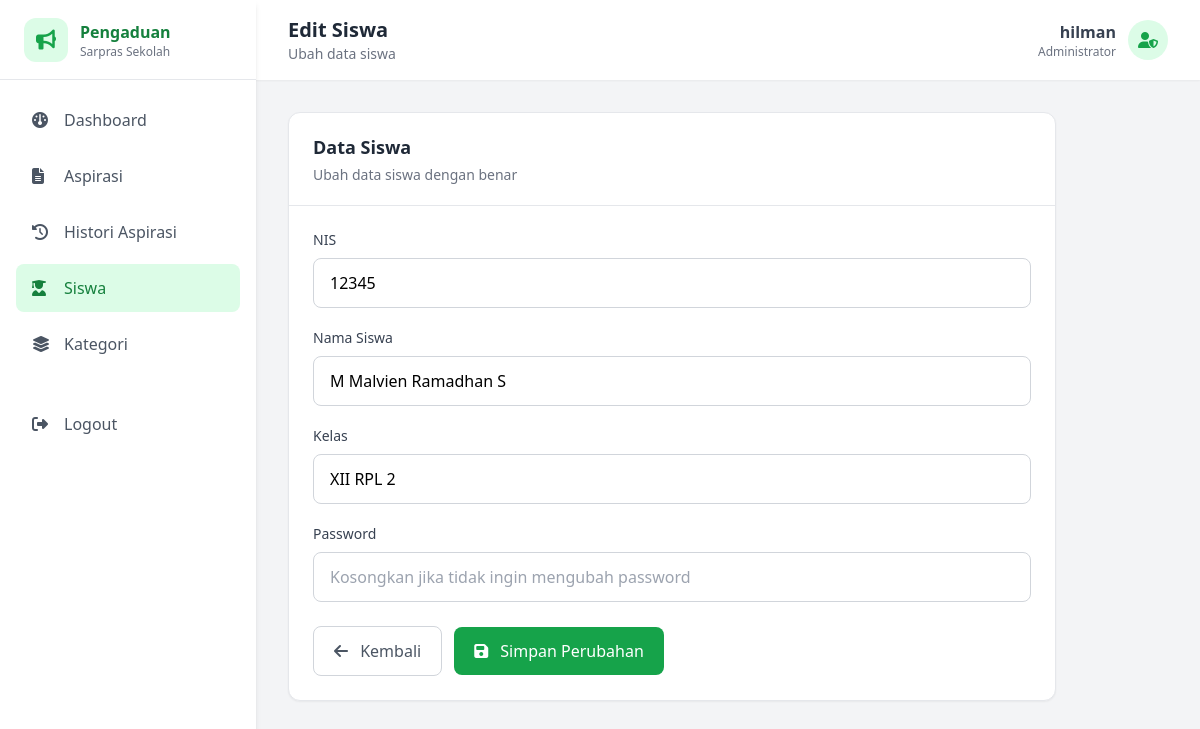
The app's page /Views/Admin/form_edit_siswa.php?aksi=edit&id_siswa=1 (signed in), older data.
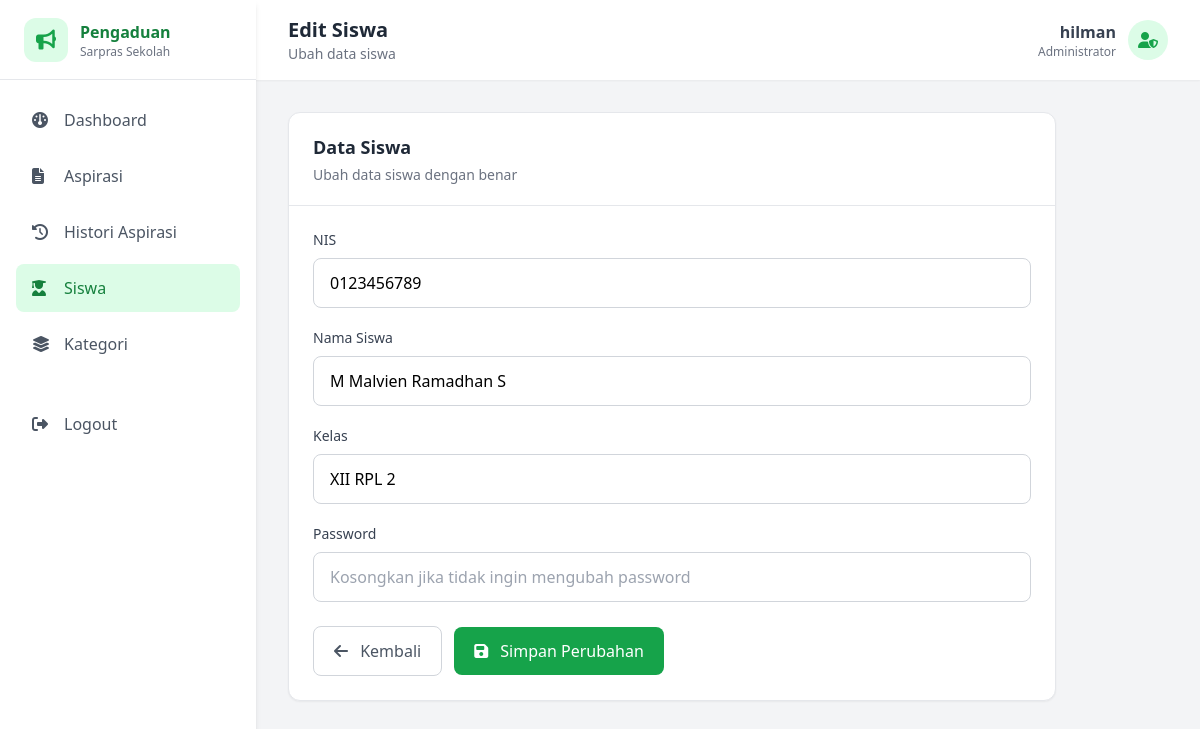
The same page, newer data.
### tables this page shows
CREATE TABLE `tb_siswa` (
  `id_siswa` int NOT NULL,
  `nis` varchar(10) NOT NULL,
  `nama_siswa` varchar(35) NOT NULL,
  `kelas` varchar(10) NOT NULL,
  `password` varchar(255) NOT NULL
);

### Controllers/c_siswa.php (called while the page is built, shortened)
<?php
require_once __DIR__ . '/../Models/m_siswa.php';
$siswa = new m_siswa();
try {
    if (!empty($_GET['aksi'])) {
        if ($_GET['aksi'] != "hapus") {
            if ($_GET['aksi'] == "edit") {
                $id_siswa = $_GET['id_siswa'];
                $siswas = $siswa->tampil_by_id($id_siswa);
                include_once __DIR__ . '/../Views/Admin/form_edit_siswa.php';
            }
        }
    }
} catch (Exception $e) {
    echo $e->getMessage();
}

### Models/M_koneksi.php (called while the page is built, shortened)
<?php
class m_koneksi{
   private $host = "localhost",
           $username = "root",
           $pass = "",
           $db = "pengaduan_sarpras_sekolah";
    function __construct()
    {
        $this->koneksi = mysqli_connect(
            $this->host,
            $this->username,
            $this->pass,
            $this->db
        );
        if ($this->koneksi) {
            return $this->koneksi;
        } else(
            die("koneksi ke database gagal:" . mysqli_connect_error())
        );
    }
}
?>

### Models/m_siswa.php (called while the page is built, shortened)
<?php
require_once __DIR__ . '/m_koneksi.php';
class m_siswa
{
    public function tampil_by_id($id_siswa)
    {
        $koneksi = new m_koneksi();
        $sql = "SELECT * FROM tb_siswa WHERE id_siswa = '$id_siswa'";
        $query = mysqli_query($koneksi->koneksi, $sql);
        return mysqli_fetch_object($query);
    }
}

### Views/Admin/form_edit_siswa.php (the view, shortened to what the changed rows need)
<?php
require_once '../../Controllers/c_siswa.php';
?>
<!DOCTYPE html>
<html lang="id">
<head>
    <script src="https://cdn.tailwindcss.com"></script>
    <link rel="stylesheet"
        href="https://cdnjs.cloudflare.com/ajax/libs/font-awesome/6.5.2/css/all.min.css">
</head>
<body class="bg-gray-100">
    <aside class="fixed left-0 top-0 h-screen w-64 bg-white shadow-md">
        <div class="h-20 flex items-center px-6 border-b">
            <div>
                <h1 class="font-bold text-green-700">
                    Pengaduan
                </h1>
            </div>
        </div>
    </aside>
    <main class="ml-64 min-h-screen">
        <header class="bg-white h-20 shadow-sm
                       flex items-center justify-between px-8">
            <div>
                <h2 class="text-xl font-bold text-gray-800">
                    Edit Siswa
                </h2>
            </div>
        </header>
        <section class="p-8">
            <div class="max-w-3xl">
                <div class="bg-white rounded-xl shadow-sm border border-gray-200">
                    <form action="/Projek_Sapras_hilman/Controllers/c_siswa.php?aksi=update"
                        method="POST"
                        class="p-6"
                        onsubmit="return validasiForm()">
                        <div class="mb-5">
                            <label class="block text-sm font-medium text-gray-700 mb-2">
                                NIS
                            </label>
                            <input
                                type="text"
                                id="nis"
                                name="nis"
                                value="<?php echo $siswas->nis; ?>"
                                inputmode="numeric"
                                required
                                class="w-full px-4 py-3 border border-gray-300 rounded-lg
                                       focus:outline-none focus:ring-2 focus:ring-green-500">
                        </div>
                        <div class="mb-5">
                            <label class="block text-sm font-medium text-gray-700 mb-2">
                                Nama Siswa
                            </label>
                            <input
                                type="text"
                                id="nama_siswa"
                                name="nama_siswa"
                                value="<?php echo $siswas->nama_siswa; ?>"
                                required
                                class="w-full px-4 py-3 border border-gray-300 rounded-lg
                                       focus:outline-none focus:ring-2 focus:ring-green-500">
                        </div>
                        <div class="mb-5">
                            <label class="block text-sm font-medium text-gray-700 mb-2">
                                Kelas
                            </label>
                            <input
                                type="text"
                                name="kelas"
                                value="<?php echo $siswas->kelas; ?>"
                                required
                                class="w-full px-4 py-3 border border-gray-300 rounded-lg
                                       focus:outline-none focus:ring-2 focus:ring-green-500">
                        </div>
                    </form>
                </div>
            </div>
        </section>
    </main>
</body>
</html>

Row changes from the older to the newer data that the page shows:
changed tb_siswa "M Malvien Ramadhan S": nis "12345" → "0123456789"
